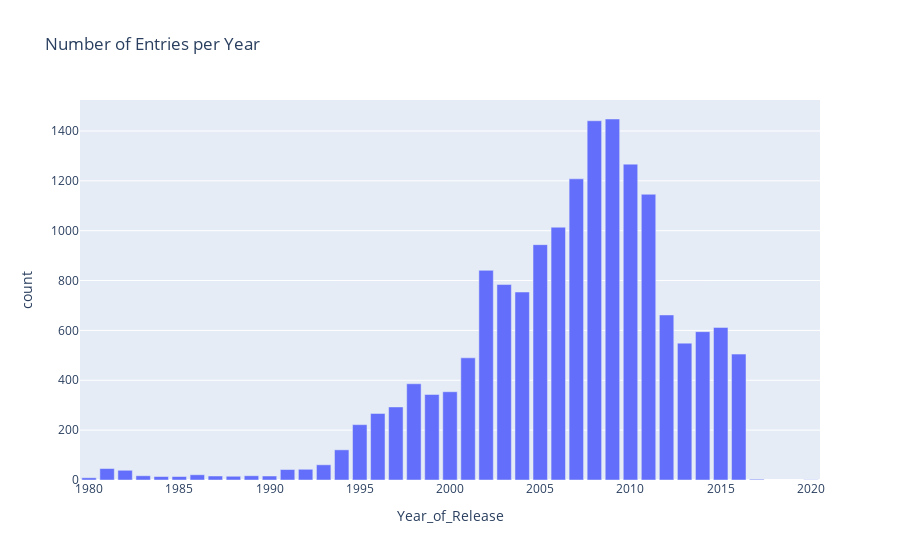

Notebook cell for this chart:
### Markdown cell above
Number of release for each year

### Code cell
# Calculate the number of releases for each year
year_counts = df['Year_of_Release'].value_counts().sort_index().reset_index()
year_counts.columns = ['Year_of_Release', 'count']

# Create an bar plot
fig = px.bar(year_counts, x='Year_of_Release', y='count', title='Number of Entries per Year', color_discrete_sequence=['#636EFA'])
fig.show()

### Figure 1 — Plotly figure (JSON) as saved in the notebook; plotly's stock layout.template omitted (floating-point values rounded to 4 significant figures)
{"data": [{"alignmentgroup": "True", "hovertemplate": "Year_of_Release=%{x}<br>count=%{y}<extra></extra>", "legendgroup": "", "marker": {"color": "#636EFA", "pattern": {"shape": ""}}, "name": "", "offsetgroup": "", "orientation": "v", "showlegend": false, "textposition": "auto", "type": "bar", "x": [1980, 1981, 1982, 1983, 1984, 1985, 1986, 1987, 1988, 1989, 1990, 1991, 1992, 1993, 1994, 1995, 1996, 1997, 1998, 1999, 2000, 2001, 2002, 2003, 2004, 2005, 2006, 2007, 2008, 2009, 2010, 2011, 2012, 2013, 2014, 2015, 2016, 2017, 2020], "xaxis": "x", "y": [9, 46, 39, 17, 14, 14, 21, 16, 15, 17, 16, 42, 43, 61, 121, 222, 267, 293, 386, 343, 354, 490, 841, 784, 754, 944, 1014, 1208, 1441, 1448, 1267, 1146, 662, 549, 595, 612, 505, 3, 1], "yaxis": "y"}], "layout": {"barmode": "relative", "legend": {"tracegroupgap": 0}, "title": {"text": "Number of Entries per Year"}, "xaxis": {"anchor": "y", "domain": [0, 1], "title": {"text": "Year_of_Release"}}, "yaxis": {"anchor": "x", "domain": [0, 1], "title": {"text": "count"}}}}
